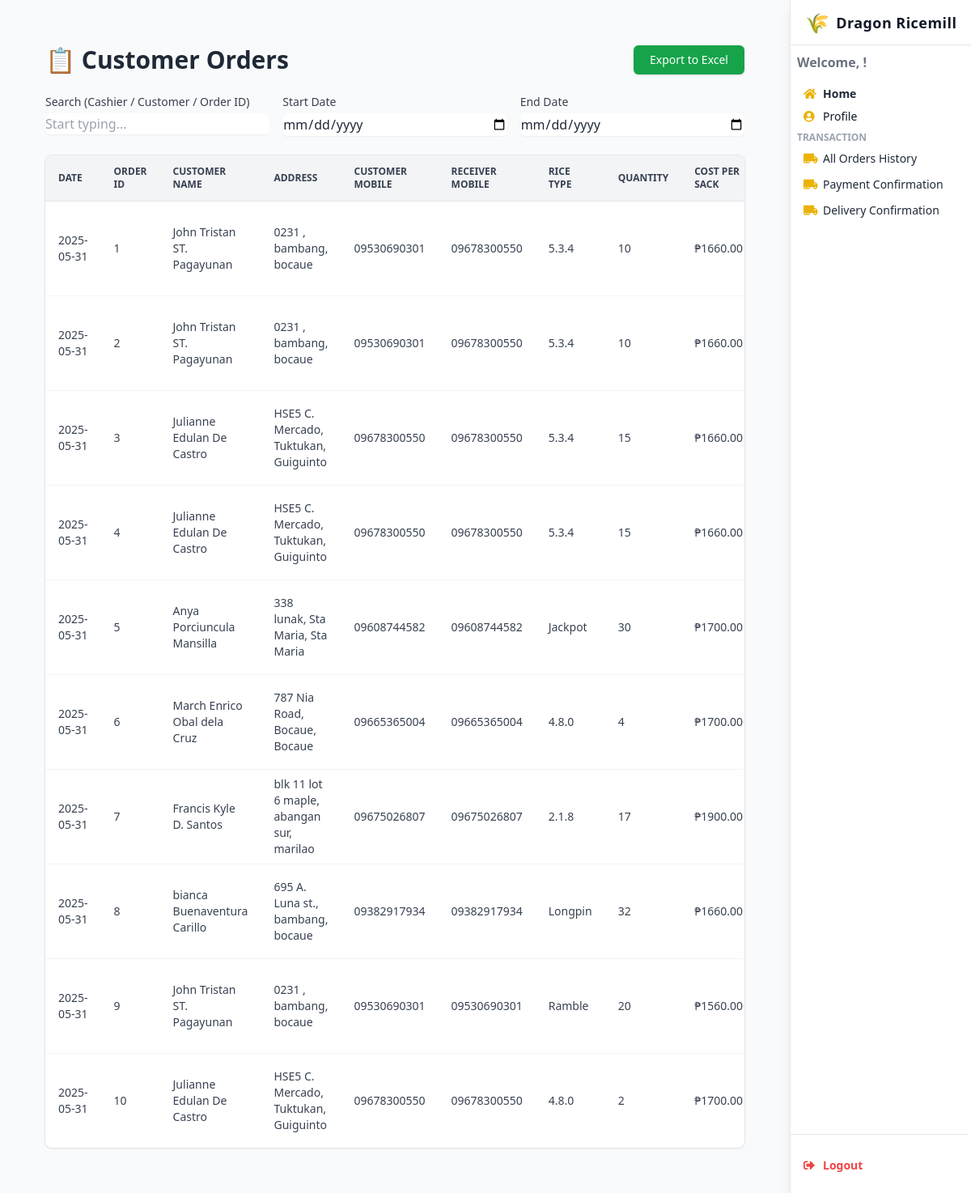
Page /sales-history/ on the committed database.
### webapp/models.py (models this page shows, shortened)
class CustomerOrder(models.Model):
    STATUS_CHOICES = [
        ('pending', 'Pending'),
        ('approved', 'Approved'),
        ('rejected', 'Rejected'),
        ('cancelled', 'Cancelled')
    ]
    DELIVERY_CHOICES = [
        ('delivery', 'Delivery'),
        ('pickup', 'Pickup')
    ]
    PAYMENT_CHOICES = [
        ('cash', 'Cash'),
        ('gcash', 'GCash'),
        ('credit_card', 'Credit Card')
    ]
    order_id = models.AutoField(primary_key=True)
    customer = models.ForeignKey('Users', on_delete=models.PROTECT)
    rice_type = models.ForeignKey('Rice', on_delete=models.PROTECT)
    quantity = models.PositiveIntegerField()
    cost_per_sack = models.DecimalField(max_digits=10, decimal_places=2, default=Decimal('0.00'))
    discount = models.DecimalField(max_digits=5, decimal_places=2, default=Decimal('0.00'))  # e.g., 10.00 = 10%
    total_cost = models.DecimalField(max_digits=10, decimal_places=2, default=Decimal('0.00'))
    payment_method = models.CharField(max_length=20, choices=PAYMENT_CHOICES)
    amount_paid = models.DecimalField(max_digits=10, decimal_places=2, default=Decimal('0.00'))
    amount_change = models.DecimalField(max_digits=10, decimal_places=2, default=Decimal('0.00'))
    approval_status = models.CharField(max_length=20, choices=STATUS_CHOICES, default='Approved')
    delivery_type = models.CharField(max_length=20, choices=DELIVERY_CHOICES)
    delivery_status = models.CharField(max_length=20, default='pending')
    receiver_name = models.CharField(max_length=100)
    receiver_mobile_number = models.CharField(max_length=20)
    delivery_address = models.TextField()
    reference_code = models.CharField(max_length=100, unique=True, blank=True, null=True)
    created_at = models.DateTimeField(auto_now_add=True)
    updated_at = models.DateTimeField(auto_now=True)
    handled_by = models.ForeignKey(
        'Employee',
        null=True,
        on_delete=models.SET_NULL,
        related_name='orders_handled'
    )
    employee = models.ForeignKey(
        'Employee',
        on_delete=models.SET_NULL,
        null=True,
        blank=True,
        related_name='assigned_orders'
    )
    order_notes = models.TextField(blank=True, null=True)
    is_active = models.BooleanField(default=True)
    class Meta:
        db_table = 'webapp_customerorder'
        indexes = [
            models.Index(fields=['customer', 'created_at']),
        ]

class Users(models.Model):
    UserID = models.AutoField(primary_key=True)
    name = models.OneToOneField(UserName, on_delete=models.CASCADE, related_name='user', null=True, blank=True)
    address = models.OneToOneField(UserAddress, on_delete=models.CASCADE, related_name='user', null=True, blank=True)
    Customer_Mobile_Number = models.CharField(max_length=20, blank=True, null=True)
    created_at = models.DateTimeField(auto_now_add=True)
    updated_at = models.DateTimeField(auto_now=True)
    class Meta:
        db_table = 'webapp_users'
        managed = True

class UserName(models.Model):
    first_name = models.CharField(max_length=50)
    middle_name = models.CharField(max_length=50, blank=True, null=True)
    suffix = models.CharField(max_length=20, blank=True, null=True)
    last_name = models.CharField(max_length=50)
    class Meta:
        db_table = 'user_name'

class UserAddress(models.Model):
    house_unit_number = models.CharField(max_length=50, blank=True, null=True)
    building_name = models.CharField(max_length=100, blank=True, null=True)
    street_name = models.CharField(max_length=100, blank=True, null=True)
    barangay = models.CharField(max_length=100, blank=True, null=True)
    city_municipality = models.CharField(max_length=100, blank=True, null=True)
    province = models.CharField(max_length=100, blank=True, null=True)
    zip_code = models.CharField(max_length=10, blank=True, null=True)
    class Meta:
        db_table = 'user_address'

class Rice(models.Model):
    riceID = models.AutoField(primary_key=True)
    rice_type = models.CharField(max_length=100, unique=True)
    description = models.TextField(blank=True, null=True)
    is_active = models.BooleanField(default=True)
    class Meta:
        db_table = 'Rice'

### webapp/views.py (the view)
# urls.py: path('sales-history/', views.view_sales_his, name='view_sales_history'),
def view_sales_his(request):
    search = request.GET.get('search', '').strip()
    cashier_id = request.GET.get('cashier', '').strip()
    start_date = request.GET.get('start_date', '').strip()
    end_date = request.GET.get('end_date', '').strip()
    page = request.GET.get('page', 1)
    orders = CustomerOrder.objects.select_related('employee', 'rice_type', 'customer').all()
    if cashier_id:
        orders = orders.filter(employee_id=cashier_id)
    if start_date:
        orders = orders.filter(created_at__date__gte=start_date)
    if end_date:
        orders = orders.filter(created_at__date__lte=end_date)
    if search:
        orders = orders.filter(
            Q(customer_name__icontains=search) |
            Q(order_id__icontains=search)
        )
    paginator = Paginator(orders, 10)
    try:
        paginated_orders = paginator.page(page)
    except (PageNotAnInteger, EmptyPage):
        paginated_orders = paginator.page(1)
    if request.headers.get('x-requested-with') == 'XMLHttpRequest':
        html = render_to_string('partials/orders_table.html', {
            'customer_orders': paginated_orders
        }, request=request)
        return JsonResponse({'html': html})
    cashiers = Users.objects.all()
    return render(request, 'view_sales_history.html', {
        'customer_orders': paginated_orders,
        'cashiers': cashiers
    })

### webapp/templatetags/safedecimal.py (called while the page is built)
@register.filter
def safedecimal(value):
    try:
        return "{:.2f}".format(float(value))
    except Exception:
        return "0.00"

### webapp/templates/view_sales_history.html (shortened to what this page needs)
{% load safedecimal %}
{% load humanize %}
<!DOCTYPE html>
<html lang="en">
<head>
  <script src="https://cdn.tailwindcss.com"></script>
  <link href="https://cdnjs.cloudflare.com/ajax/libs/font-awesome/5.15.3/css/all.min.css" rel="stylesheet" />
</head>
<body class="bg-gray-100 text-gray-800 min-h-screen font-sans leading-relaxed overflow-x-hidden">
<header class="fixed top-0 right-0 h-screen w-56 bg-white shadow-lg flex flex-col z-50 border-l border-gray-200">
  <div class="h-14 flex items-center justify-center border-b border-gray-200">
    <a href="#" class="flex items-center space-x-2 select-none text-gray-900 font-bold text-lg tracking-wide">
      <span class="text-yellow-500 text-2xl">🌾</span>
      <span>Dragon Ricemill</span>
    </a>
  </div>
  <nav class="flex-1 flex flex-col py-1 pr-1 overflow-y-auto scrollbar-hide">
    <div class="px-2 py-1">
      <span class="block text-1 text-gray-500 font-semibold mb-3">Welcome, {{ request.session.user_name }}!</span>
      <a href="{% url 'dashboard' %}" class="flex items-center space-x-2 px-2 py-1 rounded text-sm hover:bg-yellow-50 font-semibold hover:text-yellow-600 transition">
        <i class="fas fa-home w-4 text-yellow-500"></i><span>Home</span>
      </a>
      <a href="{% url 'profile' %}" class="flex items-center space-x-2 px-2 py-1 rounded text-sm hover:bg-yellow-50 hover:text-yellow-600 transition text-gray-900">
        <i class="fas fa-user-circle w-4 text-yellow-500"></i><span>Profile</span>
      </a>
    </div>
    <div class="mb-2 px-2">
      <p class="uppercase text-xs font-semibold text-gray-400 mb-1">Transaction</p>
      <a href="{% url 'allorder_history' %}" class="flex items-center space-x-2 px-2 py-1 rounded text-sm hover:bg-yellow-50 hover:text-yellow-600 transition mt-1">
        <i class="fas fa-truck-moving w-4 text-yellow-500"></i><span>All Orders History</span>
      </a>
      <a href="{% url 'payment_confirmation' 0 %}" class="flex items-center space-x-2 px-2 py-1 rounded text-sm hover:bg-yellow-50 hover:text-yellow-600 transition mt-1">
        <i class="fas fa-truck-moving w-4 text-yellow-500"></i><span>Payment Confirmation</span>
      </a>
      <a href="{% url 'delivery_confirmation' 0 %}" class="flex items-center space-x-2 px-2 py-1 rounded text-sm hover:bg-yellow-50 hover:text-yellow-600 transition mt-1">
        <i class="fas fa-truck-moving w-4 text-yellow-500"></i><span>Delivery Confirmation</span>
      </a>
    </div>
    <div class="border-t border-gray-200 mt-auto px-2 py-4">
      <a href="{% url 'logout' %}" onclick="return confirm('Logout?');" class="flex items-center space-x-2 px-2 py-1 rounded text-sm hover:bg-red-100 hover:text-red-600 transition font-semibold text-red-500 mt-2">
        <i class="fas fa-sign-out-alt w-4"></i><span>Logout</span>
      </a>
    </div>
  </nav>
</header>
<div class="mr-56 min-h-screen bg-gray-50">
  <main class="max-w-screen-xl mx-auto px-4 py-6 sm:px-6 lg:px-8">
<main class="max-w-7xl mx-auto px-6 py-8">
  <div class="flex flex-col sm:flex-row sm:justify-between sm:items-center gap-4 mb-6">
    <h2 class="text-3xl font-semibold text-gray-800 flex items-center gap-2">📋 Customer Orders</h2>
    <button onclick="exportOrderDetailsToExcel('orders-table')"
            class="bg-green-600 text-white px-5 py-2 rounded-md shadow hover:bg-green-700 text-sm font-medium transition">
      Export to Excel
    </button>
  </div>
  <form id="filters-form" method="get" class="mb-6 grid grid-cols-1 md:grid-cols-3 gap-4">
    <div>
      <label for="search" class="block text-sm font-medium text-gray-700 mb-1">Search (Cashier / Customer / Order ID)</label>
      <input type="text" name="search" id="search"
             class="w-full rounded-md border-gray-300 shadow-sm focus:ring-yellow-500 focus:border-yellow-500"
             placeholder="Start typing..." value="{{ request.GET.search }}">
    </div>
    <div>
      <label for="start_date" class="block text-sm font-medium text-gray-700 mb-1">Start Date</label>
      <input type="date" name="start_date" id="start_date"
             class="w-full rounded-md border-gray-300 shadow-sm focus:ring-yellow-500 focus:border-yellow-500"
             value="{{ request.GET.start_date }}">
    </div>
    <div>
      <label for="end_date" class="block text-sm font-medium text-gray-700 mb-1">End Date</label>
      <input type="date" name="end_date" id="end_date"
             class="w-full rounded-md border-gray-300 shadow-sm focus:ring-yellow-500 focus:border-yellow-500"
             value="{{ request.GET.end_date }}">
    </div>
  </form>
  <div class="overflow-x-auto bg-white shadow ring-1 ring-gray-200 rounded-lg">
    <table id="orders-table" class="min-w-full divide-y divide-gray-300 text-sm text-gray-700">
      <thead class="bg-gray-100 text-xs text-gray-700 uppercase">
        <tr>
          <th class="py-3 px-4 text-left border-b border-gray-200">Date</th>
          <th class="py-3 px-4 text-left border-b border-gray-200">Order ID</th>
          <th class="py-3 px-4 text-left border-b border-gray-200">Customer Name</th>
          <th class="py-3 px-4 text-left border-b border-gray-200">Address</th>
          <th class="py-3 px-4 text-left border-b border-gray-200">Customer Mobile</th>
          <th class="py-3 px-4 text-left border-b border-gray-200">Receiver Mobile</th>
          <th class="py-3 px-4 text-left border-b border-gray-200">Rice Type</th>
          <th class="py-3 px-4 text-left border-b border-gray-200">Quantity</th>
          <th class="py-3 px-4 text-left border-b border-gray-200">Cost Per Sack</th>
        </tr>
      </thead>
      <tbody id="orders-tbody" class="bg-white divide-y divide-gray-100">
        {% for order in customer_orders %}
          <tr class="hover:bg-gray-50">
            <td class="py-2 px-4">{{ order.created_at|date:"Y-m-d" }}</td>
            <td class="py-2 px-4">{{ order.order_id }}</td>
            <td class="py-2 px-4">
              {% if order.customer and order.customer.name %}
                {{ order.customer.name.first_name }}{% if order.customer.name.middle_name %} {{ order.customer.name.middle_name }}{% endif %} {{ order.customer.name.last_name }}
              {% else %}N/A{% endif %}
            </td>
            <td class="py-2 px-4">
              {% if order.customer and order.customer.address %}
                {{ order.customer.address.house_unit_number }} {{ order.customer.address.street_name }}, {{ order.customer.address.barangay }}, {{ order.customer.address.city_municipality }}
              {% else %}N/A{% endif %}
            </td>
            <td class="py-2 px-4">{% if order.customer %}{{ order.customer.Customer_Mobile_Number }}{% else %}N/A{% endif %}</td>
            <td class="py-2 px-4">{{ order.receiver_mobile_number }}</td>
            <td class="py-2 px-4">{{ order.rice_type.rice_type }}</td>
            <td class="py-2 px-4">{{ order.quantity }}</td>
            <td class="py-2 px-4">₱{{ order.cost_per_sack|safedecimal }}</td>
          </tr>
        {% empty %}
          <tr><td colspan="15" class="text-center py-6 text-gray-400">No orders found.</td></tr>
        {% endfor %}
      </tbody>
    </table>
  </div>
</body>
</html>

### webapp/templates/view_sales_history.html (style rules this page uses)
html { scroll-behavior: smooth; }
.scrollbar-hide { -ms-overflow-style: none; scrollbar-width: none; }

### rows in the picture
CustomerOrder: created_at "2025-05-31", order_id "1", customer.name.first_name "John Tristan", customer.name.middle_name "ST.", customer.name.last_name "Pagayunan", customer.address.house_unit_number "0231", customer.address.barangay "bambang", customer.address.city_municipality "bocaue", customer.Customer_Mobile_Number "09530690301", receiver_mobile_number "09678300550", rice_type.rice_type "5.3.4", quantity "10", cost_per_sack "1660.00"
CustomerOrder: created_at "2025-05-31", order_id "2", customer.name.first_name "John Tristan", customer.name.middle_name "ST.", customer.name.last_name "Pagayunan", customer.address.house_unit_number "0231", customer.address.barangay "bambang", customer.address.city_municipality "bocaue", customer.Customer_Mobile_Number "09530690301", receiver_mobile_number "09678300550", rice_type.rice_type "5.3.4", quantity "10", cost_per_sack "1660.00"
CustomerOrder: created_at "2025-05-31", order_id "3", customer.name.first_name "Julianne", customer.name.middle_name "Edulan", customer.name.last_name "De Castro", customer.address.house_unit_number "HSE5", customer.address.street_name "C. Mercado", customer.address.barangay "Tuktukan", customer.address.city_municipality "Guiguinto", customer.Customer_Mobile_Number "09678300550", receiver_mobile_number "09678300550", rice_type.rice_type "5.3.4", quantity "15", cost_per_sack "1660.00"
CustomerOrder: created_at "2025-05-31", order_id "4", customer.name.first_name "Julianne", customer.name.middle_name "Edulan", customer.name.last_name "De Castro", customer.address.house_unit_number "HSE5", customer.address.street_name "C. Mercado", customer.address.barangay "Tuktukan", customer.address.city_municipality "Guiguinto", customer.Customer_Mobile_Number "09678300550", receiver_mobile_number "09678300550", rice_type.rice_type "5.3.4", quantity "15", cost_per_sack "1660.00"
CustomerOrder: created_at "2025-05-31", order_id "5", customer.name.first_name "Anya", customer.name.middle_name "Porciuncula", customer.name.last_name "Mansilla", customer.address.house_unit_number "338", customer.address.street_name "lunak", customer.address.barangay "Sta Maria", customer.address.city_municipality "Sta Maria", customer.Customer_Mobile_Number "09608744582", receiver_mobile_number "09608744582", rice_type.rice_type "Jackpot", quantity "30", cost_per_sack "1700.00"
CustomerOrder: created_at "2025-05-31", order_id "6", customer.name.first_name "March Enrico", customer.name.middle_name "Obal", customer.name.last_name "dela Cruz", customer.address.house_unit_number "787", customer.address.street_name "Nia Road", customer.address.barangay "Bocaue", customer.address.city_municipality "Bocaue", customer.Customer_Mobile_Number "09665365004", receiver_mobile_number "09665365004", rice_type.rice_type "4.8.0", quantity "4", cost_per_sack "1700.00"
CustomerOrder: created_at "2025-05-31", order_id "7", customer.name.first_name "Francis Kyle", customer.name.middle_name "D.", customer.name.last_name "Santos", customer.address.house_unit_number "blk 11 lot 6", customer.address.street_name "maple", customer.address.barangay "abangan sur", customer.address.city_municipality "marilao", customer.Customer_Mobile_Number "09675026807", receiver_mobile_number "09675026807", rice_type.rice_type "2.1.8", quantity "17", cost_per_sack "1900.00"
CustomerOrder: created_at "2025-05-31", order_id "8", customer.name.first_name "bianca", customer.name.middle_name "Buenaventura", customer.name.last_name "Carillo", customer.address.house_unit_number "695", customer.address.street_name "A. Luna st.", customer.address.barangay "bambang", customer.address.city_municipality "bocaue", customer.Customer_Mobile_Number "09382917934", receiver_mobile_number "09382917934", rice_type.rice_type "Longpin", quantity "32", cost_per_sack "1660.00"
CustomerOrder: created_at "2025-05-31", order_id "9", customer.name.first_name "John Tristan", customer.name.middle_name "ST.", customer.name.last_name "Pagayunan", customer.address.house_unit_number "0231", customer.address.barangay "bambang", customer.address.city_municipality "bocaue", customer.Customer_Mobile_Number "09530690301", receiver_mobile_number "09530690301", rice_type.rice_type "Ramble", quantity "20", cost_per_sack "1560.00"
CustomerOrder: created_at "2025-05-31", order_id "10", customer.name.first_name "Julianne", customer.name.middle_name "Edulan", customer.name.last_name "De Castro", customer.address.house_unit_number "HSE5", customer.address.street_name "C. Mercado", customer.address.barangay "Tuktukan", customer.address.city_municipality "Guiguinto", customer.Customer_Mobile_Number "09678300550", receiver_mobile_number "09678300550", rice_type.rice_type "4.8.0", quantity "2", cost_per_sack "1700.00"
